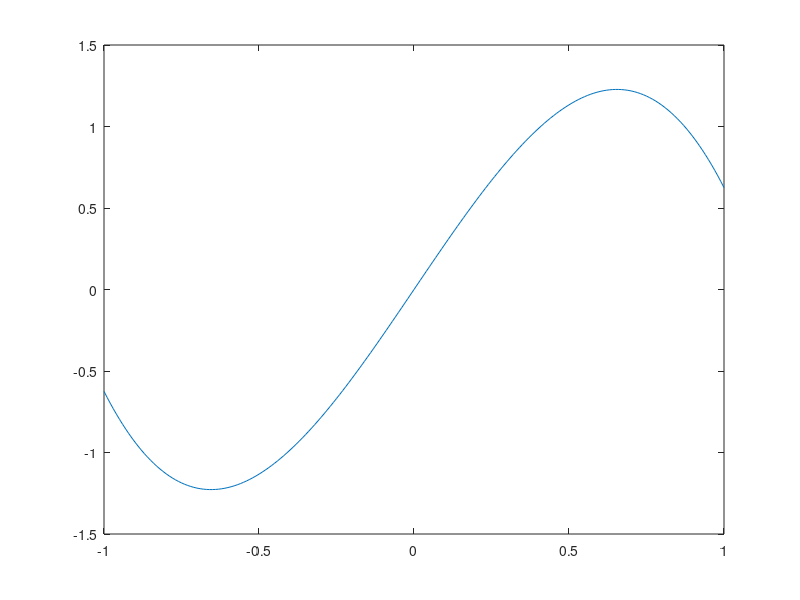

MATLAB code for this plot:
% P7_12.M Plot the Legendre approximation to an odd function
%  f(x)= signum(x)   [-1 1]
%
% The Legendre series is
%  fapprox(x)=  (3/2)P1 - (7/8) P3 = (45/16)x - (35/16) x^3 
%
x=[-1:.01:1];
p=[(-35/16) 0 (45/16) 0];
y=polyval(p,x);
plot(x,y)
%
% Add annotation to the graph.
%
